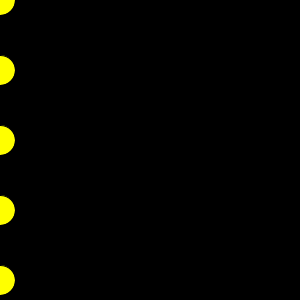
Frame 1 (no input)
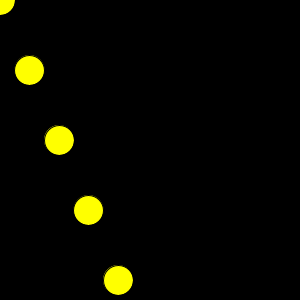
Frame 60 (the mouse pressed at the canvas centre just before this capture)
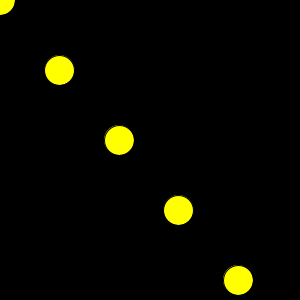
Frame 120 (the mouse held since frame 60 and released just before this capture)

The Processing sketch that drew these frames (run headless with seeded random() and noise(); from frame 60 on, the mouse is pressed at the canvas centre):

// Processing sketch: ex14_06
// ── ex14_06.pde
// 본문 코드: 원 다섯 개 좌우 반사 (객체 배열)

Circle[] c = new Circle[5];

void setup() {
  size(300, 300);
  for (int i = 0; i < c.length; i++) { 
    c[i] = new Circle(255, 0, i*70, 30, i/2.0);
  }
}

void draw() {
  background(0);
  for (int i = 0; i < c.length; i++) { 
    c[i].display();
    c[i].move();
  }
}

// 클래스 코드

class Circle {
  float c, x, y, d, velocity;

  Circle(float c, float x, float y, float d, float velocity) {
    this.c = c;
    this.x = x;
    this.y = y;
    this.d = d;
    this.velocity = velocity;
  }

  void display() {
    fill(c, 255, 0);
    ellipse(x, y, d, d);
  }

  void move() {
    x += velocity;
    if (x < 0 || x > width) {
      velocity *= -1;
    }
  }
}
